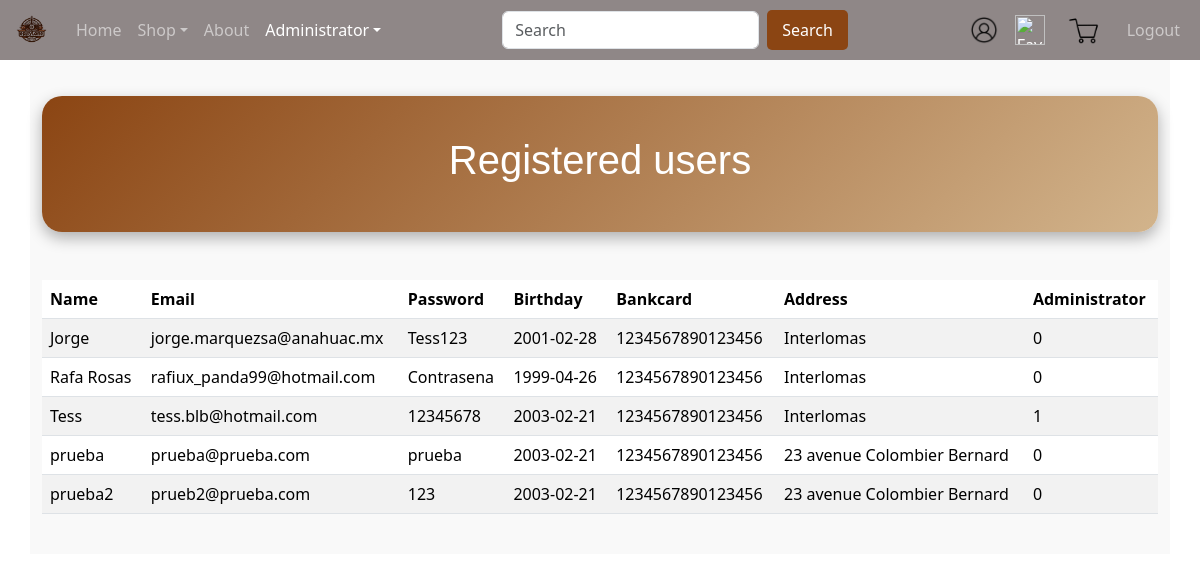
The page /usuarios.php (signed in) on the database its author committed.
### tables this page shows
CREATE TABLE `usuarios` (
  `id_usuario` int(11) NOT NULL,
  `nombre` varchar(100) NOT NULL,
  `correo` varchar(100) NOT NULL,
  `contrasena` varchar(100) NOT NULL,
  `nacimiento` date NOT NULL,
  `tarjeta` varchar(16) NOT NULL,
  `direccion` text NOT NULL,
  `administrator` tinyint(1) DEFAULT 0
);

### usuarios.php (the view, shortened to what this page needs)
<?php
include("conexion.php");
if (isset($_SESSION['id_usuario'])) {
    $admin_id = $_SESSION['id_usuario'];
    $con = mysqli_connect('localhost', 'root', '', 'proyectoFinal');
$queryadmin = "SELECT administrator FROM usuarios WHERE id_usuario = $admin_id";
$resultadmin = mysqli_query($con, $queryadmin);
$admin = mysqli_fetch_assoc($resultadmin);
var_dump($admin);
} else {
    $admin['administrator'] = 0;
}
$query = "SELECT * FROM usuarios;";
$result = mysqli_query($con, $query);
?>
<!DOCTYPE html>
<html lang="en">
<head>
    <link href="https://cdn.jsdelivr.net/npm/bootstrap@5.3.3/dist/css/bootstrap.min.css" rel="stylesheet">
    <link rel="stylesheet" href="style.css">
</head>
<body>
<div class="container">
        <nav class="navbar navbar-expand-sm navbar-dark fixed-top">
            <div class="container-fluid">
                <ul class="navbar-nav">
                    <li class="nav-item">
                        <a class="navbar-brand" href="index.php">
                            <img src="music.png" alt="Tienda Logo" style="width: 40px;" class="rounded-pill">
                        </a>
                    </li>
                    <li class="nav-item">
                        <a class="nav-link" href="index.php">Home</a>
                    </li>
                    <li class="nav-item dropdown">
                        <a class="nav-link dropdown-toggle" href="#" role="button" data-bs-toggle="dropdown">Shop</a>
                    </li>
                    <li class="nav-item">
                        <a class="nav-link" href="about.php">About</a>
                    </li>
                    <?php if ($admin['administrator'] == 1): ?>
                    <li class="nav-item dropdown">
                        <a class="nav-link dropdown-toggle active" href="#" role="button" data-bs-toggle="dropdown">Administrator</a>
                    </li>
                    <?php endif; ?>
                </ul>
                <form class="navbar-nav ms-auto d-flex align-items-center" action="buscar.php" method="GET">
                    <input class="form-control me-2" type="text" name="nombre" placeholder="Search">
                    <button class="btn btn-custom" type="submit">Search</button>
                </form>
                <ul class="navbar-nav ms-auto d-flex align-items-center">
                    <li class="nav-item">
                        <a class="nav-link text-white" href="profile.php">
                            <img src="profile.png" alt="Profile" style="width: 30px;">
                        </a>
                    </li>
                    <li class="nav-item">
                        <a class="nav-link text-white" href="favorite.php">
                            <img src="favorite.png" alt="Favorites" style="width: 30px;">
                        </a>
                    </li>
                    <li class="nav-item">
                        <a class="nav-link text-white position-relative" href="carrito.php">
                            <img src="carrit.png" alt="Cart" style="width: 50px; height: auto;">
                        </a>
                    </li>
                    <li class="nav-item">
                        <a class="nav-link" href="logout.php">Logout</a>
                    </li>
                </ul>
            </div>
        </nav>
        <br><br><br>
        <div class="custom">
            <h1>Registered users</h1>
        </div>
        <br><br>
        <table class="table table-striped">
            <thead>
                <tr>
                    <th>Name</th>
                    <th>Email</th>
                    <th>Password</th>
                    <th>Birthday</th>
                    <th>Bankcard</th>
                    <th>Address</th>
                    <th>Administrator</th>
                </tr>
            </thead>
            <tbody>
                <?php
                while($row = mysqli_fetch_array($result)) {
                    echo "<tr>";
                    echo "<td>" . $row['nombre'] . "</td>";
                    echo "<td>" . $row['correo'] . "</td>";
                    echo "<td>" . $row['contrasena'] . "</td>";
                    echo "<td>" . $row['nacimiento'] . "</td>";
                    echo "<td>" . $row['tarjeta'] . "</td>";
                    echo "<td>" . $row['direccion'] . "</td>";
                    echo "<td>" . $row['administrator'] . "</td>";
                    echo "</tr>";
                }
                ?>
            </tbody>
        </table>
        <br>
    </div>
</body>
</html>

### style.css (style rules this page uses)
.navbar { background-color: #8f8787; justify-content: space-between; height: 60px; display: flex; align-items: center; }
.btn-custom { background-color: #8B4513; color: white; border: none; padding: 8px 15px; font-size: 16px; border-radius: 5px; transition: background-color 0.3s ease; }
.container { background-color: #f9f9f9; }
.custom { background: linear-gradient(135deg, #8B4513, #D2B48C); color: white; padding: 40px; border-radius: 20px; text-align: center; box-shadow: 0 6px 15px rgba(0, 0, 0, 0.3); font-family: 'Trebuchet MS', 'Lucida Sans Unicode', 'Lucida Grande', 'Lucida Sans', Arial, sans-serif; transition: transform 0.3s ease-in-out, box-shadow 0.3s ease-in-out; }
img { width: 100px; height: auto; }

### rows shown on the page
usuarios: nombre "Jorge", correo "jorge.marquezsa@anahuac.mx", contrasena "Tess123", nacimiento "2001-02-28", tarjeta "1234567890123456", direccion "Interlomas", administrator "0"
usuarios: nombre "Rafa Rosas", correo "rafiux_panda99@hotmail.com", contrasena "Contrasena", nacimiento "1999-04-26", tarjeta "1234567890123456", direccion "Interlomas", administrator "0"
usuarios: nombre "Tess", correo "tess.blb@hotmail.com", contrasena "12345678", nacimiento "2003-02-21", tarjeta "1234567890123456", direccion "Interlomas", administrator "1"
usuarios: nombre "prueba", correo "prueba@prueba.com", contrasena "prueba", nacimiento "2003-02-21", tarjeta "1234567890123456", direccion "23 avenue Colombier Bernard", administrator "0"
usuarios: nombre "prueba2", correo "prueb2@prueba.com", contrasena "123", nacimiento "2003-02-21", tarjeta "1234567890123456", direccion "23 avenue Colombier Bernard", administrator "0"
